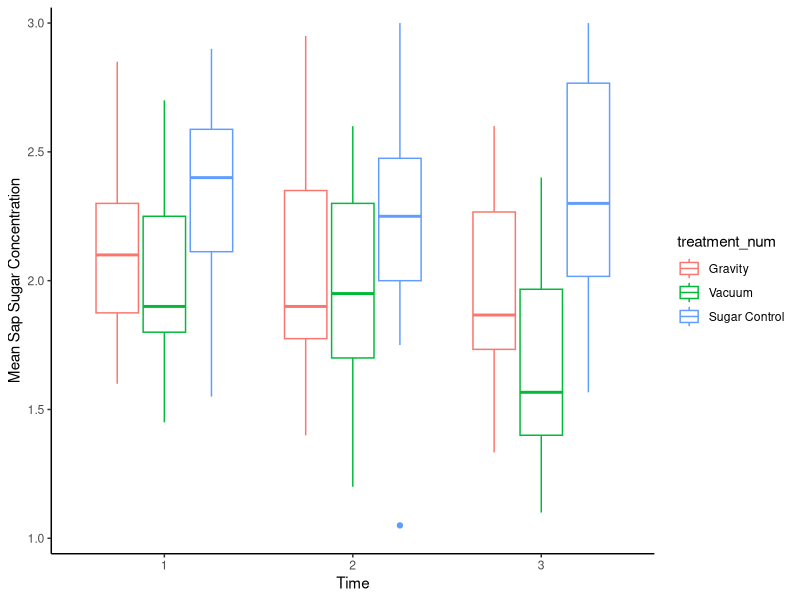

The R script that drew this image: (Note: this script raises an error after producing the figure.)


# Using a dataset of your choice, ask two separate questions about the data and construct an appropriate model and figure to test and visualize each one.


# At least one non-guassian distribution
# At least one interaction term
# At least one mixed model with a random effect.


library(tidyverse)
library(lubridate)
library(lme4)
library(car)
library(readxl)
library(ggplot2)
library(dplyr)

ssc <- read_excel("data/my_data_class.xlsx")


ssc_clean <- ssc %>%
  mutate(
    treatment_num = factor(treatment_num),
    treatment_name = factor(treatment_name),
    tree_id = factor(tree_id),
    mean_ssc = as.numeric(mean_ssc),
    sampling_event = factor(sampling_event)
  )

glimpse(ssc_clean)



# Question 1
# Does sap sugar concentration vary across time by treatment?


ssc_lmer <- lmer(mean_ssc ~ sampling_event * treatment_num + (1 | tree_id),
                 data = ssc_clean)

summary(ssc_lmer)
anova(ssc_lmer)


ssc_clean %>% 
  ggplot(aes(x = sampling_event,
             y = mean_ssc,
            col = treatment_num)) + 
  geom_boxplot() + 
  labs(
    x = "Time",
    y = "Mean Sap Sugar Concentration") + 
  theme_classic() +
  scale_y_continuous(limits = c(1,3), expand = c(0.02,0.02)) +
  #scale_x_continuous(limits = c(0,100), expand = c(0.02,0.02))
  scale_color_discrete(labels = c("Gravity", "Vacuum", "Sugar Control"))


# This model tested if sap sugar concentration varied across time and treatment. There is substantial variation among individual trees, so Tree ID is included as a random effect. The anova found that part of the interaction is significant, specicically sampling events 1 and 2, with treatment 2 (Gravity). This interaction indicates that treatment effects sap sugar concentration over time.


# Question 2
# Does treatment and tree size influence the probability of high sap sugar concentration?


ssc2 <- ssc %>%
  mutate(
    high_ssc = ifelse(mean_ssc > 2, 1, 0),
    dbh = as.numeric(dbh),
    sampling_event = factor(sampling_event),
    treatment_num = factor(treatment_num),
    tree_id = factor(tree_id)
  )


ssc_event3 <- ssc2 %>%
  filter(sampling_event == 3)

table(ssc_event3$high_ssc)


ssc_glmm <- glmer(high_ssc ~ treatment_num + dbh,
                 data = ssc_event3,
                 family = binomial)


summary(ssc_glmm)
anova(ssc_glmm)


ssc_event3 %>% 
  ggplot(aes(x = dbh, 
            y = high_ssc,
          color = treatment_num)) +
  geom_smooth() +
  labs(
    x = "Tree Diameter (DBH)",
    y = "Probability of High Sugar (>2 °Brix)",
    color = "Treatment") +
  theme_classic() +
  scale_color_discrete(labels = c("Gravity", "Vacuum", "Sugar Control"))
  

# First, I seperated the trees into high (>2) and low (<2) sap sugar concentration to determine highly sweet trees. Then the model tested if tree size is influential on sap sugar concentration. The anova found that tree size (dbh) is not significantly effecting the probability of high sap concentration. Although, treatment 2 (Gravity) significantly reduces the probability of high sap sugar concentration compared to the alternate treatments
